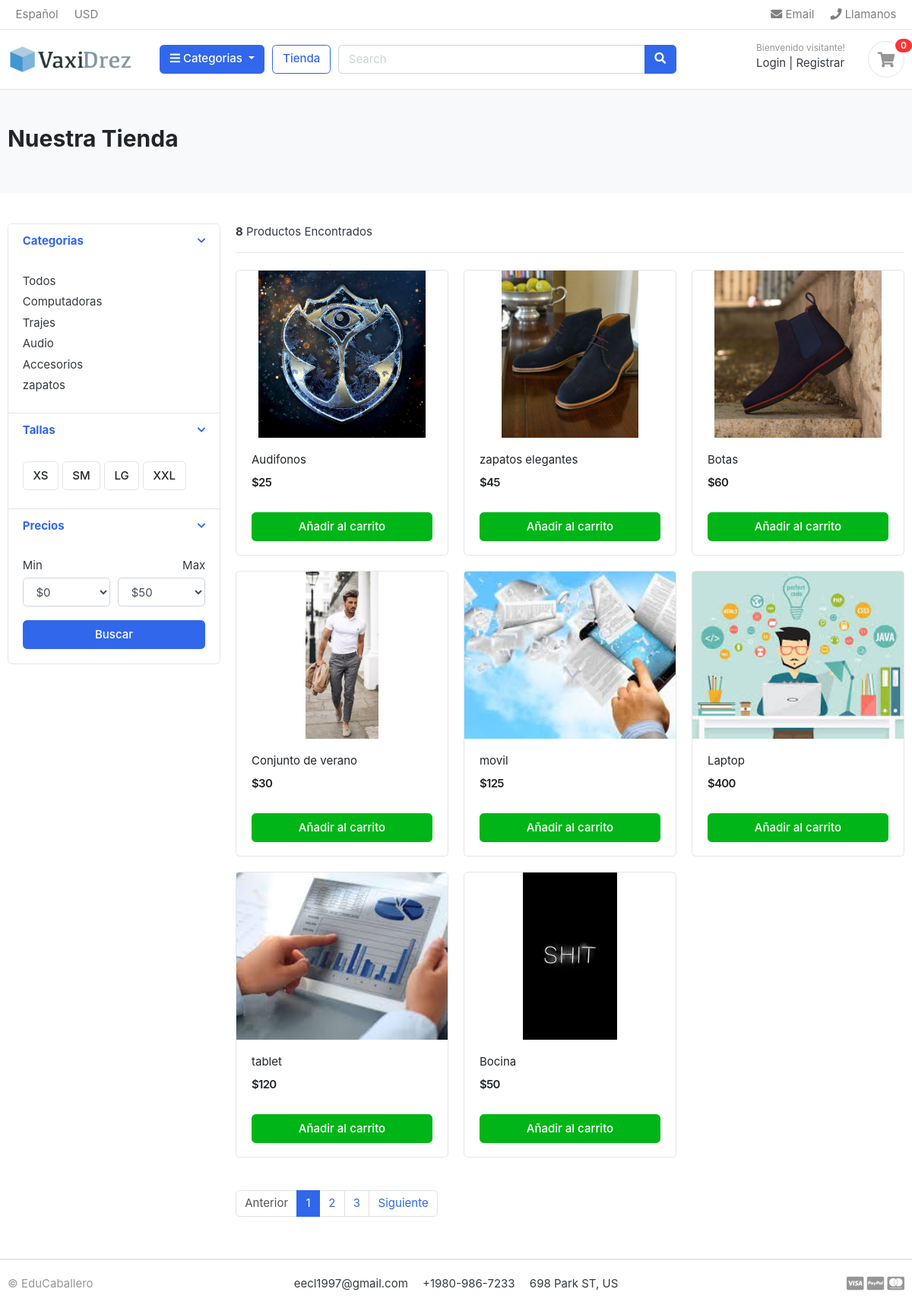
/store/, run on the app's committed database.
### category/models.py (models this page shows, shortened)
class Category(models.Model):
    category_name = models.CharField( max_length=50, unique = True)
    description = models.CharField( max_length=225, blank = True)
    slug = models.CharField( max_length=100, blank = True)
    cat_image = models.ImageField( upload_to='photos/categories', blank=True)
    class Meta:
        verbose_name = 'category'
        verbose_name_plural = 'categories'
    def get_url(self):
        return reverse('product_by_category', args=[self.slug])

### store/models.py (models this page shows, shortened)
class Product(models.Model):
    product_name = models.CharField(max_length=200, unique = True)
    slug = models.CharField(max_length=200, unique = True)
    description = models.TextField(max_length=500, blank=True)
    price = models.IntegerField()
    image = models.ImageField( upload_to= 'photos/products')
    stock = models.IntegerField()
    is_available = models.BooleanField(default=True)
    category = models.ForeignKey(Category, on_delete = models.CASCADE)
    created_date = models.DateTimeField(auto_now_add=True)
    modified_date = models.DateTimeField(auto_now_add=True)

### store/views.py (the view)
# urls.py: path('store/', include('store.urls')),
def store(request, category_slug=None):
    categories = None
    products = None
    if category_slug != None:
        categories = get_object_or_404(Category,slug=category_slug)
        products = Product.objects.filter(category=categories,is_available = True)
        products_count = products.count()
    else:
        products = Product.objects.all()
        products_count = products.count()
    context = {
        'products': products,
        'products_count' : products_count,
    }
    return render(request, 'store/store.html', context)

### category/context_processors.py (called while the page is built)
def menu_links(request):
    links = Category.objects.all()
    return dict(links=links)

### templates/store/store.html (shortened to what this page needs)
{% extends "factorization.html" %}
{%block content%}
<section class="section-pagetop bg">
    <div class="container">
        <h2 class="title-page">Nuestra Tienda</h2>
    </div>
    </section>
<section class="section-content padding-y">
    <div class="container">
    <div class="row">
        <aside class="col-md-3">
    <div class="card">
        <article class="filter-group">
            <header class="card-header">
                <a href="#" data-toggle="collapse" data-target="#collapse_1" aria-expanded="true" class="">
                    <i class="icon-control fa fa-chevron-down"></i>
                    <h6 class="title">Categorias</h6>
                </a>
            </header>
            <div class="filter-content collapse show" id="collapse_1" style="">
                <div class="card-body">
                    <ul class="list-menu">
                        <li><a href="{%url 'store'%}">Todos</a></li>
                     {%for category in links%}
                    <li><a href="{{category.get_url}}">{{category.category_name}}  </a></li>
                    {%endfor%}
                    </ul>
                </div>
            </div>
        </article>
        <article class="filter-group">
            <header class="card-header">
                <a href="#" data-toggle="collapse" data-target="#collapse_4" aria-expanded="true" class="">
                    <i class="icon-control fa fa-chevron-down"></i>
                    <h6 class="title">Tallas </h6>
                </a>
            </header>
            <div class="filter-content collapse show" id="collapse_4" style="">
                <div class="card-body">
                  <label class="checkbox-btn">
                    <span class="btn btn-light"> XS </span>
                  </label>
                  <label class="checkbox-btn">
                    <span class="btn btn-light"> SM </span>
                  </label>
                  <label class="checkbox-btn">
                    <span class="btn btn-light"> LG </span>
                  </label>
                  <label class="checkbox-btn">
                    <span class="btn btn-light"> XXL </span>
                  </label>
            </div>
            </div>
        </article>
        <article class="filter-group">
            <header class="card-header">
                <a href="#" data-toggle="collapse" data-target="#collapse_3" aria-expanded="true" class="">
                    <i class="icon-control fa fa-chevron-down"></i>
                    <h6 class="title">Precios </h6>
                </a>
            </header>
            <div class="filter-content collapse show" id="collapse_3" style="">
                <div class="card-body">
                    <div class="form-row">
                    <div class="form-group col-md-6">
                      <label>Min</label>
                          <select class="mr-2 form-control">
                            <option value="0">$0</option>
                        </select>
                    </div>
                    <div class="form-group text-right col-md-6">
                      <label>Max</label>
                          <select class="mr-2 form-control">
                            <option value="50">$50</option>
                        </select>
                    </div>
                    </div>
                    <button class="btn btn-block btn-primary">Buscar</button>
                </div>
            </div>
        </article>
    </div>
        </aside>
        <main class="col-md-9">
    <header class="border-bottom mb-4 pb-3">
            <div class="form-inline">
                <span class="mr-md-auto"> <b>{{products_count}}</b> Productos Encontrados </span>
            </div>
    </header>
    <div class="row">
        {% for product in products%}
        <div class="col-md-4">
            <figure class="card card-product-grid">
                <div class="img-wrap">
                    <img src="{{product.image.url}}">
                </div>
                <figcaption class="info-wrap">
                    <div class="fix-height">
                        <a href="./product-detail.html" class="title">{{product.product_name}}</a>
                        <div class="price-wrap mt-2">
                            <span class="price">${{product.price}}</span>
                        </div>
                    </div>
                    <a href="#" class="btn btn-block btn-success">Añadir al carrito </a>
                </figcaption>
            </figure>
        </div>
    {%endfor%}
    </div>
    <nav class="mt-4" aria-label="Page navigation sample">
      <ul class="pagination">
        <li class="page-item disabled"><a class="page-link" href="#">Anterior</a></li>
        <li class="page-item active"><a class="page-link" href="#">1</a></li>
        <li class="page-item"><a class="page-link" href="#">2</a></li>
        <li class="page-item"><a class="page-link" href="#">3</a></li>
        <li class="page-item"><a class="page-link" href="#">Siguiente</a></li>
      </ul>
    </nav>
        </main>
    </div>
    </div>
    </section>
{%endblock%}

### static/css/ui.css (style rules this page uses)
html { font-family: "Inter", sans-serif; font-size: 15px; }
.img-wrap { text-align: center; display: block; }
.img-wrap img { max-width: 100%; }
.price-wrap { letter-spacing: -0.7px; }
.padding-y { padding-top: 40px; padding-bottom: 40px; }
figure { margin-bottom: 0; }
article:after, .form-group:after { display: block; clear: both; content: ""; }
.bg { background-color: #f8f9fa; }
.title-page { color: #212529; }
.btn-light { background-color: #fff; border-color: #e4e4e4; }
[class*=list-] li:after { visibility: hidden; display: block; content: ""; overflow: hidden; height: 0; clear: both; }
.list-menu { list-style: none; margin: 0; padding-left: 0; }
.list-menu li { margin-bottom: 5px; }
.list-menu a { color: #343a40; }
[class*=card-product] a.title { color: #212529; display: block; }
[class*=card-product] .img-wrap { overflow: hidden; position: relative; }
[class*=card-product] .img-wrap img { height: 100%; max-width: 100%; width: auto; display: inline-block; -o-object-fit: cover; object-fit: cover; }
.card-product-grid { margin-bottom: 20px; }
.card-product-grid .img-wrap { border-radius: 0.2rem 0.2rem 0 0; height: 220px; }
.card-product-grid .info-wrap { overflow: hidden; padding: 18px 20px; }
.card-product-grid .fix-height { height: 80px; overflow: hidden; }
.card .img-wrap { overflow: hidden; }
.price { font-weight: 600; color: #212529; }
.icon-control { margin-top: 5px; float: right; font-size: 80%; }
.card-header .title { margin-bottom: 0; line-height: 1.5; }
.filter-group { border-bottom: 1px solid #e4e4e4; }
.filter-group .card-header { border-bottom: 0; }
.filter-group:last-child { border-bottom: 0; }
.checkbox-btn { position: relative; }
.section-pagetop { padding: 45px 0; }

### data on the page
Category: category_name "Computadoras"
Category: category_name "Trajes"
Category: category_name "Audio"
Category: category_name "Accesorios"
Category: category_name "zapatos"
Product: image (picture), product_name "Audifonos", price "25"
Product: image (picture), product_name "zapatos elegantes", price "45"
Product: image (picture), product_name "Botas", price "60"
Product: image (picture), product_name "Conjunto de verano", price "30"
Product: image (picture), product_name "movil", price "125"
Product: image (picture), product_name "Laptop", price "400"
Product: image (picture), product_name "tablet", price "120"
Product: image (picture), product_name "Bocina", price "50"

### other printed values
{{ products_count }} "8"
